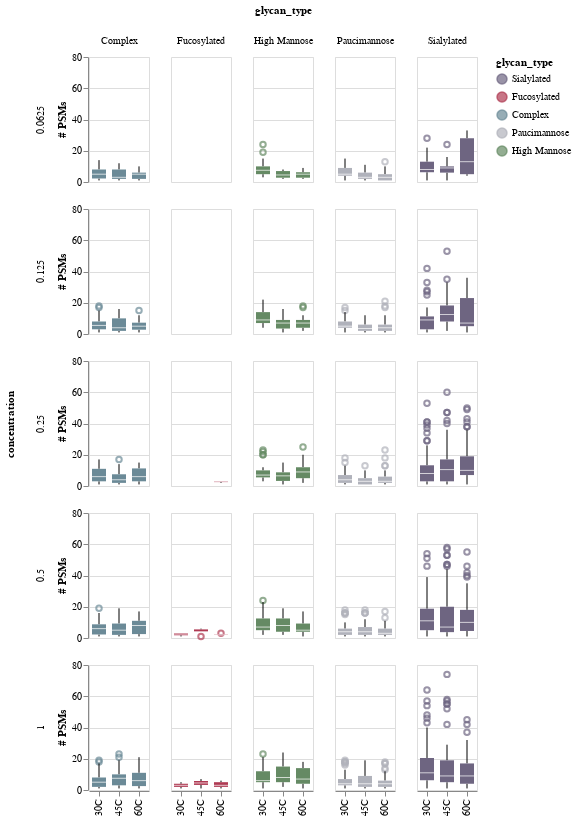

This figure's notebook cell:
### Code cell
boxes = alt.Chart(glycan_sub).mark_boxplot().encode(
    x=alt.X('temperature:N', title=''),
    y=alt.Y('num_psms:Q', title='# PSMs'),
    color=alt.Color('glycan_type:N', scale=glycan_color_scale)
).properties(
    height=125
)
alt.layer(boxes).facet(
    row='concentration:Q', 
    column='glycan_type:N'
)

### Figure 1 — Vega-Lite specification as saved in the notebook (floating-point values rounded to 4 significant figures; data arrays with more than 128 entries replaced by an {"elided": "..."} marker saying what was removed)
{"config": {"view": {"continuousWidth": 400, "continuousHeight": 300}}, "data": {"name": "data-c26eb190008ab72b62863414093c3f1f"}, "facet": {"column": {"type": "nominal", "field": "glycan_type"}, "row": {"type": "quantitative", "field": "concentration"}}, "spec": {"layer": [{"mark": "boxplot", "encoding": {"color": {"type": "nominal", "field": "glycan_type", "scale": {"domain": ["Sialylated", "Fucosylated", "Complex", "Paucimannose", "High Mannose"], "range": ["#6E6581", "#AF3A53", "#6B8A97", "#B0B2BB", "#658A64"]}}, "x": {"type": "nominal", "field": "temperature", "title": ""}, "y": {"type": "quantitative", "field": "num_psms", "title": "# PSMs"}}, "height": 125}]}, "$schema": "https://vega.github.io/schema/vega-lite/v4.8.1.json", "datasets": {"data-c26eb190008ab72b62863414093c3f1f": {"elided": "2259 records"}}}
